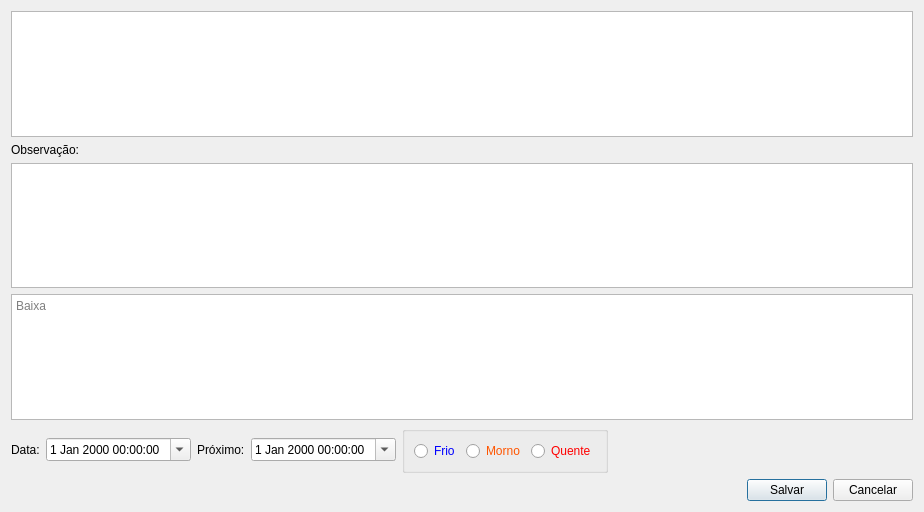
<?xml version="1.0" encoding="UTF-8"?>
<ui version="4.0">
 <class>FollowUp</class>
 <widget class="QDialog" name="FollowUp">
  <property name="geometry">
   <rect>
    <x>0</x>
    <y>0</y>
    <width>924</width>
    <height>512</height>
   </rect>
  </property>
  <property name="windowTitle">
   <string>Follow Up</string>
  </property>
  <layout class="QGridLayout" name="gridLayout">
   <item row="0" column="0">
    <widget class="TableView" name="table">
     <property name="editTriggers">
      <set>QAbstractItemView::NoEditTriggers</set>
     </property>
     <property name="selectionMode">
      <enum>QAbstractItemView::SingleSelection</enum>
     </property>
     <property name="selectionBehavior">
      <enum>QAbstractItemView::SelectRows</enum>
     </property>
    </widget>
   </item>
   <item row="1" column="0">
    <widget class="QLabel" name="label">
     <property name="text">
      <string>Observação:</string>
     </property>
    </widget>
   </item>
   <item row="2" column="0">
    <widget class="QPlainTextEdit" name="plainTextEdit"/>
   </item>
   <item row="3" column="0">
    <widget class="QFrame" name="frameOrcamento">
     <layout class="QGridLayout" name="gridLayout_2">
      <property name="leftMargin">
       <number>0</number>
      </property>
      <property name="topMargin">
       <number>0</number>
      </property>
      <property name="rightMargin">
       <number>0</number>
      </property>
      <property name="bottomMargin">
       <number>0</number>
      </property>
      <item row="1" column="2">
       <widget class="QGroupBox" name="groupBox">
        <property name="title">
         <string/>
        </property>
        <layout class="QHBoxLayout" name="horizontalLayout_2">
         <item>
          <widget class="QRadioButton" name="radioButtonFrio">
           <property name="styleSheet">
            <string notr="true">color: rgb(0, 0, 255);</string>
           </property>
           <property name="text">
            <string>Frio</string>
           </property>
          </widget>
         </item>
         <item>
          <widget class="QRadioButton" name="radioButtonMorno">
           <property name="styleSheet">
            <string notr="true">color: rgb(255, 85, 0);</string>
           </property>
           <property name="text">
            <string>Morno</string>
           </property>
          </widget>
         </item>
         <item>
          <widget class="QRadioButton" name="radioButtonQuente">
           <property name="styleSheet">
            <string notr="true">color: rgb(255, 0, 0);</string>
           </property>
           <property name="text">
            <string>Quente</string>
           </property>
          </widget>
         </item>
        </layout>
       </widget>
      </item>
      <item row="1" column="1">
       <layout class="QHBoxLayout" name="horizontalLayout_4">
        <item>
         <widget class="QLabel" name="label_3">
          <property name="text">
           <string>Próximo:</string>
          </property>
         </widget>
        </item>
        <item>
         <widget class="QDateTimeEdit" name="dateProxFollowup">
          <property name="calendarPopup">
           <bool>true</bool>
          </property>
         </widget>
        </item>
       </layout>
      </item>
      <item row="1" column="0">
       <layout class="QHBoxLayout" name="horizontalLayout_3">
        <item>
         <widget class="QLabel" name="label_2">
          <property name="sizePolicy">
           <sizepolicy hsizetype="Maximum" vsizetype="Preferred">
            <horstretch>0</horstretch>
            <verstretch>0</verstretch>
           </sizepolicy>
          </property>
          <property name="text">
           <string>Data:</string>
          </property>
         </widget>
        </item>
        <item>
         <widget class="QDateTimeEdit" name="dateFollowup">
          <property name="sizePolicy">
           <sizepolicy hsizetype="Maximum" vsizetype="Fixed">
            <horstretch>0</horstretch>
            <verstretch>0</verstretch>
           </sizepolicy>
          </property>
          <property name="calendarPopup">
           <bool>true</bool>
          </property>
         </widget>
        </item>
       </layout>
      </item>
      <item row="1" column="3">
       <spacer name="horizontalSpacer_2">
        <property name="orientation">
         <enum>Qt::Horizontal</enum>
        </property>
        <property name="sizeHint" stdset="0">
         <size>
          <width>0</width>
          <height>0</height>
         </size>
        </property>
       </spacer>
      </item>
      <item row="0" column="0" colspan="4">
       <widget class="QPlainTextEdit" name="plainTextEditBaixa">
        <property name="readOnly">
         <bool>true</bool>
        </property>
        <property name="placeholderText">
         <string>Baixa</string>
        </property>
       </widget>
      </item>
     </layout>
    </widget>
   </item>
   <item row="4" column="0">
    <layout class="QHBoxLayout" name="horizontalLayout">
     <item>
      <spacer name="horizontalSpacer">
       <property name="orientation">
        <enum>Qt::Horizontal</enum>
       </property>
       <property name="sizeHint" stdset="0">
        <size>
         <width>0</width>
         <height>0</height>
        </size>
       </property>
      </spacer>
     </item>
     <item>
      <widget class="QPushButton" name="pushButtonSalvar">
       <property name="text">
        <string>Salvar</string>
       </property>
      </widget>
     </item>
     <item>
      <widget class="QPushButton" name="pushButtonCancelar">
       <property name="text">
        <string>Cancelar</string>
       </property>
      </widget>
     </item>
    </layout>
   </item>
  </layout>
 </widget>
 <customwidgets>
  <customwidget>
   <class>TableView</class>
   <extends>QTableView</extends>
   <header>src/tableview.h</header>
  </customwidget>
 </customwidgets>
 <tabstops>
  <tabstop>table</tabstop>
  <tabstop>plainTextEdit</tabstop>
  <tabstop>plainTextEditBaixa</tabstop>
  <tabstop>dateFollowup</tabstop>
  <tabstop>dateProxFollowup</tabstop>
  <tabstop>radioButtonFrio</tabstop>
  <tabstop>radioButtonMorno</tabstop>
  <tabstop>radioButtonQuente</tabstop>
  <tabstop>pushButtonSalvar</tabstop>
  <tabstop>pushButtonCancelar</tabstop>
 </tabstops>
 <resources/>
 <connections/>
</ui>
